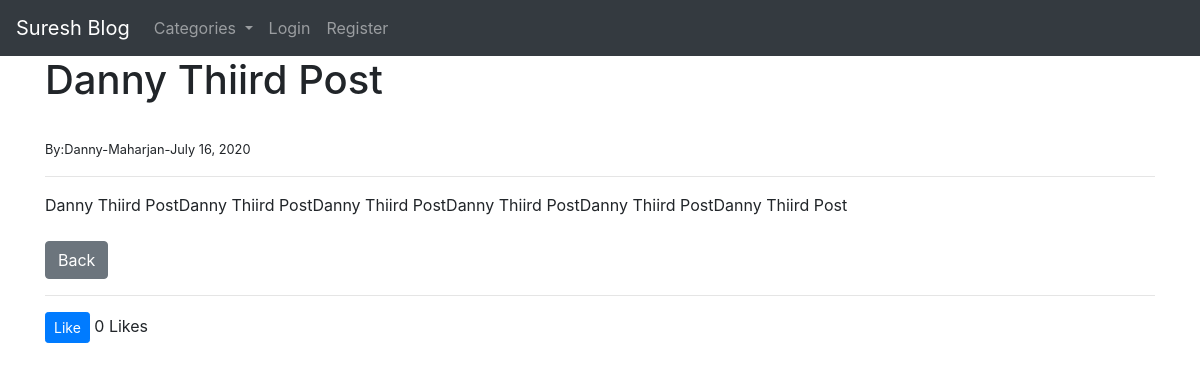
The app's page /detail/8 with its own data.
### blog/models.py (models this page shows, shortened)
class Post(models.Model):
    title = models.CharField(max_length=255)
    title_tag = models.CharField(max_length=255)
    author = models.ForeignKey(User,on_delete=models.CASCADE)
    body = models.TextField()
    post_date = models.DateField(auto_now_add=True)
    category = models.CharField(max_length=255, default='coding')
    likes = models.ManyToManyField(User,related_name='blog_posts')
    def total_likes(self):
        return self.likes.count()

### blog/views.py (the view)
# urls.py: path('detail/<int:pk>',BlogDetailView.as_view(),name='details'),
class BlogDetailView(DetailView):
    model = Post
    template_name = 'details.html'
    def get_context_data(self, *args, **kwargs):
        cat_menu = Category.objects.all()
        context = super(BlogDetailView, self).get_context_data(*args, **kwargs)
        stuff=get_object_or_404(Post,id=self.kwargs['pk'])
        total_likes= stuff.total_likes()
        context['cat_menu'] = cat_menu
        context["total_likes"] = total_likes
        return context

### blog/models.py (called while the page is built)
    def __str__(self):
        return self.name

### blog/templates/details.html (shortened to what this page needs)
{% extends 'base.html'%}
{%block content%}
<h1>{{post.title}}</h1><br>
<small> By:{{post.author.first_name}}-{{post.author.last_name}}-{{post.post_date}}</small><br>
<hr>
{{post.body| safe}}
<br>
<br>
<a href="{% url 'home'%}" class="btn btn-secondary">Back</a>
<br/>
<hr>
<form action="{% url 'like_post'  post.pk %}" method = "POST">
     <button type="submit" name="post_id" value="{{post.id}}" class="btn btn-primary btn-sm">Like</button>
      {{total_likes }} Likes
</form>
{% endblock%}

### records on screen
Post: title "Danny Thiird Post", author.first_name "Danny", author.last_name "Maharjan", post_date "July 16, 2020", body "Danny Thiird PostDanny Thiird PostDanny Thiird PostDanny Thiird PostDanny Thiird PostDanny Thiird Post"

### other values on screen
{{ total_likes }} "0"
